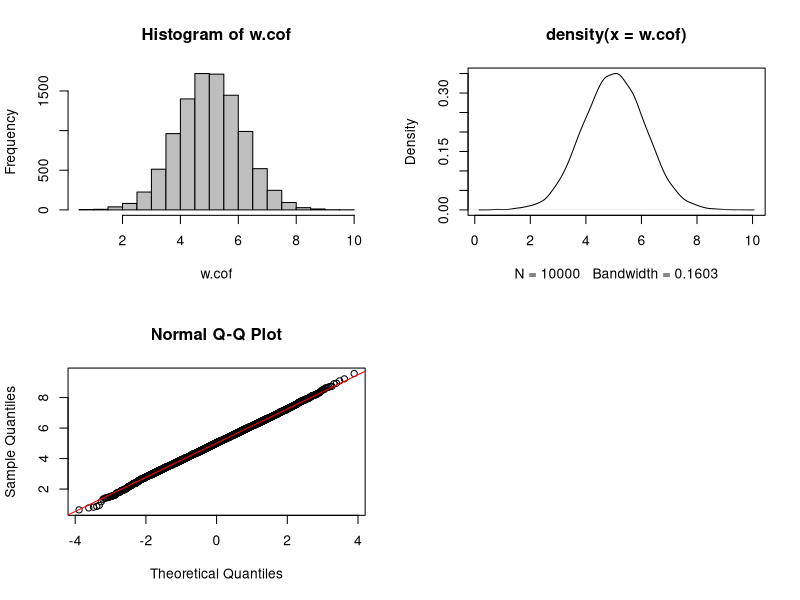
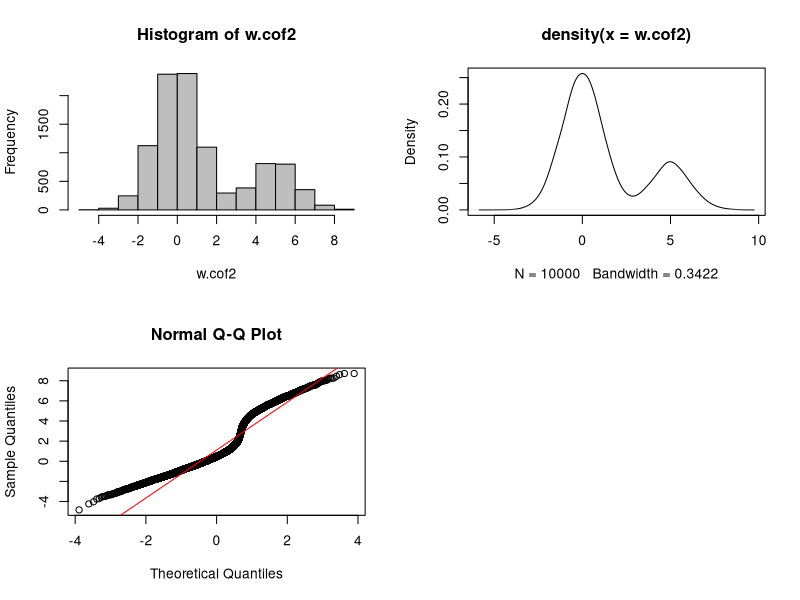

Write R code to recreate these figures, in order. (Note: this script raises an error after producing the figures.)
## ---- chunk 1
# Create the simulated data
m <- 50
n <- 10000
nc <- 1000 # negative controls without treatment effects
p <- 1
k <- 1
ctl <- rep(FALSE, n)
ctl[1:nc] <- TRUE
# treatment effect
X <- matrix(c(rep(0, floor(m/2)), rep(1, ceiling(m/2))), m, p)
beta <- matrix(rnorm(p*n, 5, 1), p, n) #treatment coefficients
beta[ ,ctl] <- 0
# batch effect
W <- as.matrix(rep(0, m), m, k)
W[c(1:12,38:50), 1] <-  1
alpha <- matrix(rnorm(k*n, 5, 1), k, n)
Y_alpha <- sapply(alpha, function(alpha){rnorm(m, mean =  alpha, 
                                              abs(rnorm(1, mean = 0, sd = 2)))})
YY_alpha <- apply(Y_alpha, 2, function(x){x*W})

epsilon <- matrix(rnorm(m*n, 0, 1), m, n)
Y <- X%*%beta + YY_alpha + epsilon


# estimate batch coefficient for each OTU
w.cof <- c()
for(i in 1:ncol(Y)){
  res <- lm(Y[ ,i] ~ X + W)
  sum.res <- summary(res)
  w.cof[i] <- sum.res$coefficients[3,1]
}

par(mfrow = c(2,2))
hist(w.cof,col = 'gray')
plot(density(w.cof))
qqnorm(w.cof)
qqline(w.cof, col = 'red')
par(mfrow = c(1,1))
## ---- chunk 2
# Create the simulated data
m <- 50
n <- 10000
nc <- 1000 # negative controls without treatment effects
p <- 1
k <- 1
ctl <- rep(FALSE, n)
ctl[1:nc] <- TRUE
# treatment effect
X <- matrix(c(rep(0, floor(m/2)), rep(1, ceiling(m/2))), m, p)
beta <- matrix(rnorm(p*n, 5, 1), p, n) #treatment coefficients
beta[ ,ctl] <- 0
# batch effect
W <- as.matrix(rep(0, m), m, k)
W[c(1:12,38:50), 1] <-  1
alpha2 <- matrix(sample(c(rnorm(k*(3*n/4), 0, 1),rnorm(k*(n/4), 5, 1)), n), k, n)
Y_alpha2 <- sapply(alpha2, function(alpha){rnorm(m, mean =  alpha, 
                                                sd = abs(rnorm(1, mean = 0, sd = 2)))})
YY_alpha2 <- apply(Y_alpha2, 2, function(x){x*W})

epsilon <- matrix(rnorm(m*n, 0, 1), m, n)
Y2 <- X%*%beta + YY_alpha2 + epsilon




w.cof2 <- c()
for(i in 1:ncol(Y2)){
  res <- lm(Y2[ ,i] ~ X + W)
  sum.res <- summary(res)
  w.cof2[i] <- sum.res$coefficients[3,1]
}

par(mfrow = c(2,2))
hist(w.cof2, col = 'gray')
plot(density(w.cof2))
qqnorm(w.cof2)
qqline(w.cof2, col = 'red')
par(mfrow = c(1,1))
## ---- chunk 3
sponge.b.coeff <- c()
for(i in 1:ncol(sponge.tss.clr)){
  res <- lm(sponge.tss.clr[ ,i] ~ sponge.trt + sponge.batch)
  sum.res <- summary(res)
  sponge.b.coeff[i] <- sum.res$coefficients[3,1]
}

par(mfrow = c(2,2))
hist(sponge.b.coeff,col = 'gray')
plot(density(sponge.b.coeff))
qqnorm(sponge.b.coeff)
qqline(sponge.b.coeff, col='red')
par(mfrow = c(1,1))
## ---- chunk 4
ad.b.coeff <- c()
ad.batch.relevel <- relevel(ad.batch, '01/07/2016')
for(i in 1:ncol(ad.clr)){
  res <- lm(ad.clr[,i] ~ ad.trt + ad.batch.relevel)
  sum.res <- summary(res)
  ad.b.coeff[i] <- sum.res$coefficients[4,1]
}

par(mfrow = c(2,2))
hist(ad.b.coeff,col = 'gray')
plot(density(ad.b.coeff))
qqnorm(ad.b.coeff)
qqline(ad.b.coeff, col='red')
par(mfrow = c(1,1))
